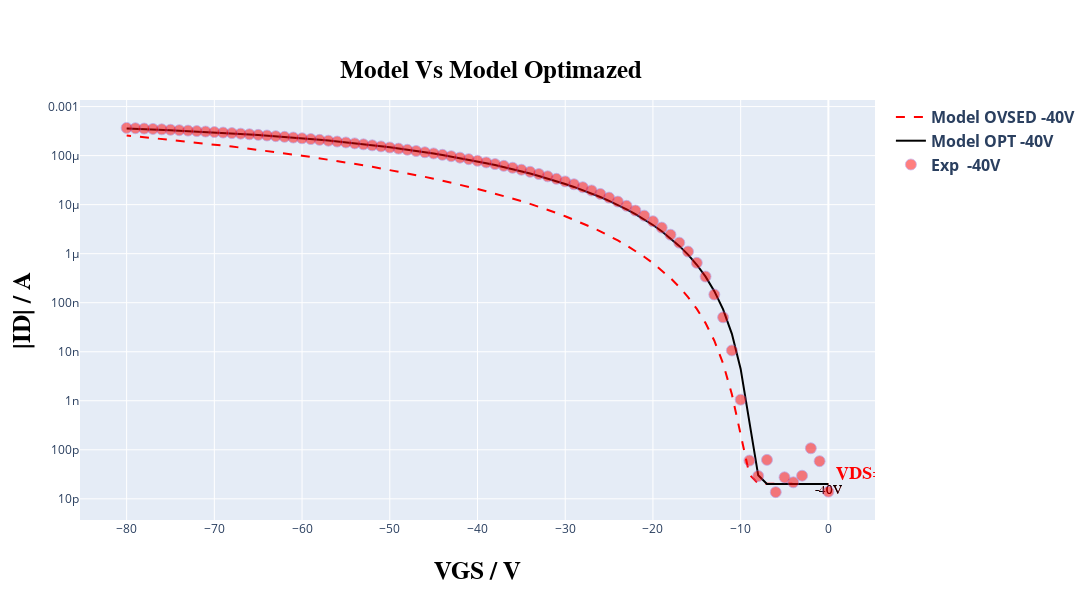
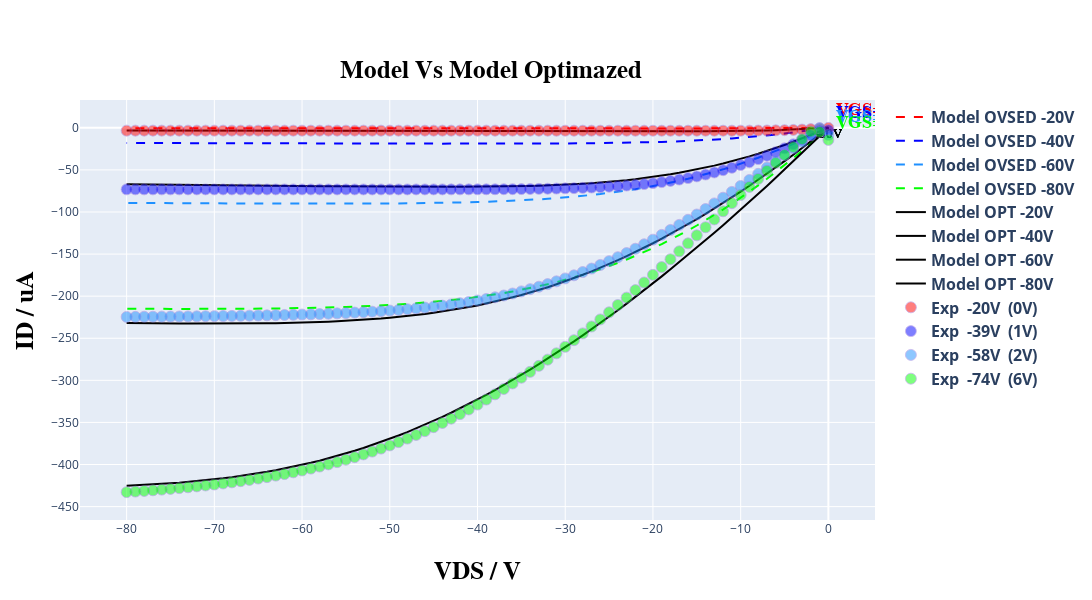

Notebook code for these charts, in order:
### Markdown cell above
---
## **Comparing** ✅
---
This section aims to evaluate the model's performance relative to the initial data. Visual observation allows assessing whether the model significantly outperformed the initial coefficients.

In this section, simply execute the cells below; no explicit modifications are required.

### Code cell
# @title #### **Print grafics plots of model Optimizad and model data.** { run: "auto" }
# @markdown ### ***Choice the plot that you want to view:***
# @markdown ---
option = 'Show both curves comp' # @param ["Show Transfer curve opt", "Show output curve opt", "Show both curves opt", "Show Transfer curve comp", "Show output curve comp", "Show both curves comp"]

model_opt = create_optimized_model(read, TFTModel, n_points, type_curve_plot, coeff_opt, input_voltage, Vv, load_idleak, width_t, count_transfer, tp_tst, settings['experimental_data_scale_transfer'], settings['current_typic'], resistance, current)

in_model_data_opt, in_exp_data_opt, out_model_data_opt, out_exp_data_opt, in_model_data_comp, in_exp_data_comp, out_model_data_comp, out_exp_data_comp = get_model_data(read, count_transfer, count_output, Vv, Id, model_opt, model, compare=True)

plot_curves(option, plot, list_tension, list_tension_shift, count_transfer, in_model_data_comp, out_model_data_comp, in_exp_data_comp, out_exp_data_comp, shift_list, settings['select_files'], settings['current_typic'], type_curve_plot, compare=True)

read.compute_relative_distance(Id, model_opt)
print('\n\n')

### Figure 1 — Plotly figure (JSON) as saved in the notebook; plotly's stock layout.template omitted (floating-point values rounded to 4 significant figures)
{"data": [{"line": {"color": "rgb(255, 0, 0)", "dash": "dash"}, "mode": "lines+text", "name": "<b>Model OVSED<b> <b>-40V<b>", "text": ["-40V"], "textfont": {"color": "rgb(255, 0, 0)", "family": "Times New Roman", "size": 13}, "textposition": "bottom center", "type": "scatter", "x": [0, -1, -2, -3, -4, -5, -6, -7, -8, -9, -10, -11, -12, -13, -14, -15, -16, -17, -18, -19, -20, -21, -22, -23, -24, -25, -26, -27, -28, -29, -30, -31, -32, -33, -34, -35, -36, -37, -38, -39, -40, -41, -42, -43, -44, -45, -46, -47, -48, -49, -50, -51, -52, -53, -54, -55, -56, -57, -58, -59, -60, -61, -62, -63, -64, -65, -66, -67, -68, -69, -70, -71, -72, -73, -74, -75, -76, -77, -78, -79, -80], "y": [2e-11, 2e-11, 2e-11, 2e-11, 2e-11, 2e-11, 2e-11, 2.001e-11, 2.04e-11, 3.121e-11, 1.941e-10, 1.354e-09, 5.755e-09, 1.679e-08, 3.838e-08, 7.475e-08, 1.304e-07, 2.099e-07, 3.182e-07, 4.604e-07, 6.416e-07, 8.672e-07, 1.142e-06, 1.473e-06, 1.864e-06, 2.322e-06, 2.852e-06, 3.459e-06, 4.15e-06, 4.929e-06, 5.804e-06, 6.778e-06, 7.858e-06, 9.049e-06, 1.036e-05, 1.178e-05, 1.334e-05, 1.503e-05, 1.685e-05, 1.882e-05, 2.093e-05, 2.319e-05, 2.561e-05, 2.819e-05, 3.092e-05, 3.383e-05, 3.691e-05, 4.016e-05, 4.359e-05, 4.72e-05, 5.099e-05, 5.497e-05, 5.914e-05, 6.35e-05, 6.805e-05, 7.28e-05, 7.774e-05, 8.288e-05, 8.823e-05, 9.377e-05, 9.951e-05, 0.0001055, 0.0001116, 0.000118, 0.0001245, 0.0001313, 0.0001382, 0.0001454, 0.0001527, 0.0001603, 0.0001681, 0.000176, 0.0001842, 0.0001925, 0.000201, 0.0002097, 0.0002186, 0.0002277, 0.000237, 0.0002464, 0.000256]}, {"line": {"color": "black", "dash": "solid"}, "mode": "lines+text", "name": "<b>Model OPT<b> <b>-40V<b>", "text": ["-40V"], "textfont": {"color": "black", "family": "Times New Roman", "size": 13}, "textposition": "bottom center", "type": "scatter", "x": [0, -1, -2, -3, -4, -5, -6, -7, -8, -9, -10, -11, -12, -13, -14, -15, -16, -17, -18, -19, -20, -21, -22, -23, -24, -25, -26, -27, -28, -29, -30, -31, -32, -33, -34, -35, -36, -37, -38, -39, -40, -41, -42, -43, -44, -45, -46, -47, -48, -49, -50, -51, -52, -53, -54, -55, -56, -57, -58, -59, -60, -61, -62, -63, -64, -65, -66, -67, -68, -69, -70, -71, -72, -73, -74, -75, -76, -77, -78, -79, -80], "y": [2e-11, 2e-11, 2e-11, 2e-11, 2e-11, 2e-11, 2e-11, 2.015e-11, 3.017e-11, 3.817e-10, 4.459e-09, 2.323e-08, 7.318e-08, 1.724e-07, 3.398e-07, 5.944e-07, 9.556e-07, 1.443e-06, 2.074e-06, 2.869e-06, 3.843e-06, 5.013e-06, 6.396e-06, 8.003e-06, 9.848e-06, 1.194e-05, 1.43e-05, 1.691e-05, 1.981e-05, 2.298e-05, 2.643e-05, 3.016e-05, 3.418e-05, 3.848e-05, 4.306e-05, 4.791e-05, 5.304e-05, 5.843e-05, 6.408e-05, 6.997e-05, 7.611e-05, 8.246e-05, 8.904e-05, 9.581e-05, 0.0001028, 0.0001099, 0.0001172, 0.0001246, 0.0001322, 0.0001399, 0.0001476, 0.0001555, 0.0001634, 0.0001713, 0.0001793, 0.0001872, 0.0001952, 0.0002031, 0.000211, 0.0002188, 0.0002265, 0.0002342, 0.0002418, 0.0002493, 0.0002566, 0.0002639, 0.000271, 0.000278, 0.0002848, 0.0002915, 0.0002981, 0.0003045, 0.0003108, 0.0003169, 0.0003228, 0.0003286, 0.0003343, 0.0003398, 0.0003451, 0.0003503, 0.0003554]}, {"marker": {"color": "rgb(255, 0, 0)", "line": {"color": "MediumPurple", "width": 0.8}, "opacity": 0.5, "size": 11}, "mode": "markers+text", "name": "<b>Exp <b> <b>-40V<b>", "text": ["<b>VDS<b>=-40V"], "textfont": {"color": "rgb(255, 0, 0)", "family": "Times New Roman", "size": 18}, "textposition": "top right", "type": "scatter", "x": [0, -1, -2, -3, -4, -5, -6, -7, -8, -9, -10, -11, -12, -13, -14, -15, -16, -17, -18, -19, -20, -21, -22, -23, -24, -25, -26, -27, -28, -29, -30, -31, -32, -33, -34, -35, -36, -37, -38, -39, -40, -41, -42, -43, -44, -45, -46, -47, -48, -49, -50, -51, -52, -53, -54, -55, -56, -57, -58, -59, -60, -61, -62, -63, -64, -65, -66, -67, -68, -69, -70, -71, -72, -73, -74, -75, -76, -77, -78, -79, -80], "y": [1.399e-11, 5.865e-11, 1.076e-10, 2.964e-11, 2.174e-11, 2.748e-11, 1.371e-11, 6.235e-11, 2.923e-11, 6.037e-11, 1.054e-09, 1.063e-08, 5.042e-08, 1.468e-07, 3.417e-07, 6.505e-07, 1.105e-06, 1.676e-06, 2.436e-06, 3.402e-06, 4.578e-06, 5.968e-06, 7.592e-06, 9.455e-06, 1.153e-05, 1.391e-05, 1.656e-05, 1.947e-05, 2.265e-05, 2.606e-05, 2.974e-05, 3.365e-05, 3.78e-05, 4.216e-05, 4.677e-05, 5.155e-05, 5.657e-05, 6.178e-05, 6.717e-05, 7.262e-05, 7.852e-05, 8.462e-05, 9.087e-05, 9.73e-05, 0.0001039, 0.0001107, 0.000117, 0.0001242, 0.0001315, 0.0001389, 0.0001464, 0.0001541, 0.0001618, 0.0001697, 0.0001775, 0.0001855, 0.0001935, 0.0002015, 0.0002096, 0.0002176, 0.0002256, 0.0002335, 0.0002415, 0.0002493, 0.0002572, 0.000265, 0.0002727, 0.0002802, 0.0002877, 0.0002951, 0.0003024, 0.0003095, 0.0003165, 0.0003235, 0.0003302, 0.0003368, 0.0003433, 0.0003497, 0.000356, 0.000362, 0.0003679]}], "layout": {"height": 600, "legend": {"font": {"size": 16}}, "title": {"font": {"color": "black", "family": "Overpass", "size": 25}, "text": "<b>Model Vs Model Optimazed<b>", "x": 0.45, "y": 0.9}, "width": 1100, "xaxis": {"title": {"font": {"color": "black", "family": "Overpass", "size": 25}, "standoff": 25, "text": "<b>VGS / V<b>"}}, "yaxis": {"title": {"font": {"color": "black", "family": "Overpass", "size": 25}, "standoff": 10, "text": "<b>|ID| / A<b>"}, "type": "log"}}}

### Figure 2 — Plotly figure (JSON) as saved in the notebook; plotly's stock layout.template omitted (floating-point values rounded to 4 significant figures)
{"data": [{"line": {"color": "rgb(255, 0, 0)", "dash": "dash"}, "mode": "lines+text", "name": "<b>Model OVSED<b> <b>-20V<b>", "text": ["-20V"], "textfont": {"color": "rgb(255, 0, 0)", "family": "Times New Roman", "size": 13}, "textposition": "bottom center", "type": "scatter", "x": [0, -1, -2, -3, -4, -5, -6, -7, -8, -9, -10, -11, -12, -13, -14, -15, -16, -17, -18, -19, -20, -21, -22, -23, -24, -25, -26, -27, -28, -29, -30, -31, -32, -33, -34, -35, -36, -37, -38, -39, -40, -41, -42, -43, -44, -45, -46, -47, -48, -49, -50, -51, -52, -53, -54, -55, -56, -57, -58, -59, -60, -61, -62, -63, -64, -65, -66, -67, -68, -69, -70, -71, -72, -73, -74, -75, -76, -77, -78, -79, -80], "y": [-2e-05, -0.1162, -0.2204, -0.3119, -0.3905, -0.4568, -0.5115, -0.5558, -0.5909, -0.6183, -0.6392, -0.6547, -0.6661, -0.6741, -0.6795, -0.6829, -0.6848, -0.6856, -0.6856, -0.6849, -0.6838, -0.6823, -0.6807, -0.6788, -0.6768, -0.6748, -0.6726, -0.6705, -0.6683, -0.6661, -0.6639, -0.6616, -0.6594, -0.6572, -0.6549, -0.6527, -0.6505, -0.6483, -0.646, -0.6438, -0.6416, -0.6394, -0.6372, -0.635, -0.6328, -0.6306, -0.6285, -0.6263, -0.6241, -0.622, -0.6198, -0.6177, -0.6155, -0.6134, -0.6112, -0.6091, -0.607, -0.6049, -0.6027, -0.6006, -0.5985, -0.5964, -0.5943, -0.5922, -0.5902, -0.5881, -0.586, -0.5839, -0.5819, -0.5798, -0.5778, -0.5757, -0.5737, -0.5716, -0.5696, -0.5676, -0.5655, -0.5635, -0.5615, -0.5595, -0.5575]}, {"line": {"color": "rgb(0, 0, 255)", "dash": "dash"}, "mode": "lines+text", "name": "<b>Model OVSED<b> <b>-40V<b>", "text": ["-40V"], "textfont": {"color": "rgb(0, 0, 255)", "family": "Times New Roman", "size": 13}, "textposition": "bottom center", "type": "scatter", "x": [0, -1, -2, -3, -4, -5, -6, -7, -8, -9, -10, -11, -12, -13, -14, -15, -16, -17, -18, -19, -20, -21, -22, -23, -24, -25, -26, -27, -28, -29, -30, -31, -32, -33, -34, -35, -36, -37, -38, -39, -40, -41, -42, -43, -44, -45, -46, -47, -48, -49, -50, -51, -52, -53, -54, -55, -56, -57, -58, -59, -60, -61, -62, -63, -64, -65, -66, -67, -68, -69, -70, -71, -72, -73, -74, -75, -76, -77, -78, -79, -80], "y": [-2e-05, -1.515, -2.963, -4.34, -5.644, -6.874, -8.028, -9.106, -10.11, -11.04, -11.89, -12.68, -13.4, -14.05, -14.64, -15.18, -15.66, -16.08, -16.47, -16.81, -17.11, -17.37, -17.6, -17.8, -17.98, -18.13, -18.26, -18.37, -18.46, -18.54, -18.61, -18.66, -18.71, -18.74, -18.77, -18.79, -18.8, -18.81, -18.82, -18.82, -18.82, -18.81, -18.8, -18.8, -18.78, -18.77, -18.76, -18.74, -18.72, -18.71, -18.69, -18.67, -18.65, -18.63, -18.61, -18.59, -18.57, -18.55, -18.53, -18.51, -18.49, -18.46, -18.44, -18.42, -18.4, -18.38, -18.36, -18.33, -18.31, -18.29, -18.27, -18.25, -18.23, -18.2, -18.18, -18.16, -18.14, -18.12, -18.09, -18.07, -18.05]}, {"line": {"color": "rgb(30, 144, 255)", "dash": "dash"}, "mode": "lines+text", "name": "<b>Model OVSED<b> <b>-60V<b>", "text": ["-60V"], "textfont": {"color": "rgb(30, 144, 255)", "family": "Times New Roman", "size": 13}, "textposition": "bottom center", "type": "scatter", "x": [0, -1, -2, -3, -4, -5, -6, -7, -8, -9, -10, -11, -12, -13, -14, -15, -16, -17, -18, -19, -20, -21, -22, -23, -24, -25, -26, -27, -28, -29, -30, -31, -32, -33, -34, -35, -36, -37, -38, -39, -40, -41, -42, -43, -44, -45, -46, -47, -48, -49, -50, -51, -52, -53, -54, -55, -56, -57, -58, -59, -60, -61, -62, -63, -64, -65, -66, -67, -68, -69, -70, -71, -72, -73, -74, -75, -76, -77, -78, -79, -80], "y": [-2e-05, -4.979, -9.81, -14.49, -19.01, -23.38, -27.58, -31.62, -35.49, -39.2, -42.74, -46.11, -49.32, -52.36, -55.25, -57.97, -60.54, -62.95, -65.22, -67.35, -69.33, -71.19, -72.91, -74.51, -75.99, -77.37, -78.63, -79.8, -80.87, -81.85, -82.75, -83.57, -84.32, -85.0, -85.62, -86.17, -86.68, -87.13, -87.54, -87.9, -88.23, -88.52, -88.77, -89.0, -89.2, -89.37, -89.52, -89.65, -89.76, -89.85, -89.93, -90.0, -90.05, -90.09, -90.12, -90.14, -90.15, -90.15, -90.15, -90.14, -90.12, -90.1, -90.08, -90.05, -90.02, -89.98, -89.94, -89.9, -89.86, -89.81, -89.76, -89.71, -89.66, -89.61, -89.56, -89.51, -89.45, -89.39, -89.34, -89.28, -89.22]}, {"line": {"color": "rgb(0, 255, 0)", "dash": "dash"}, "mode": "lines+text", "name": "<b>Model OVSED<b> <b>-80V<b>", "text": ["-80V"], "textfont": {"color": "rgb(0, 255, 0)", "family": "Times New Roman", "size": 13}, "textposition": "bottom center", "type": "scatter", "x": [0, -1, -2, -3, -4, -5, -6, -7, -8, -9, -10, -11, -12, -13, -14, -15, -16, -17, -18, -19, -20, -21, -22, -23, -24, -25, -26, -27, -28, -29, -30, -31, -32, -33, -34, -35, -36, -37, -38, -39, -40, -41, -42, -43, -44, -45, -46, -47, -48, -49, -50, -51, -52, -53, -54, -55, -56, -57, -58, -59, -60, -61, -62, -63, -64, -65, -66, -67, -68, -69, -70, -71, -72, -73, -74, -75, -76, -77, -78, -79, -80], "y": [-2e-05, -9.309, -18.41, -27.29, -35.96, -44.4, -52.62, -60.61, -68.37, -75.89, -83.18, -90.23, -97.04, -103.6, -110.0, -116.0, -121.9, -127.5, -132.9, -138.1, -143.0, -147.7, -152.2, -156.5, -160.5, -164.3, -168.0, -171.4, -174.7, -177.7, -180.6, -183.3, -185.9, -188.2, -190.5, -192.6, -194.5, -196.3, -198.0, -199.6, -201.0, -202.4, -203.6, -204.8, -205.8, -206.8, -207.7, -208.5, -209.2, -209.9, -210.5, -211.1, -211.6, -212.1, -212.5, -212.9, -213.2, -213.5, -213.8, -214.0, -214.2, -214.4, -214.6, -214.7, -214.8, -214.9, -215.0, -215.1, -215.1, -215.2, -215.2, -215.2, -215.2, -215.2, -215.2, -215.1, -215.1, -215.1, -215.0, -215.0, -214.9]}, {"line": {"color": "black", "dash": "solid"}, "mode": "lines+text", "name": "<b>Model OPT<b> <b>-20V<b>", "text": ["-20V"], "textfont": {"color": "black", "family": "Times New Roman", "size": 13}, "textposition": "bottom center", "type": "scatter", "x": [0, -1, -2, -3, -4, -5, -6, -7, -8, -9, -10, -11, -12, -13, -14, -15, -16, -17, -18, -19, -20, -21, -22, -23, -24, -25, -26, -27, -28, -29, -30, -31, -32, -33, -34, -35, -36, -37, -38, -39, -40, -41, -42, -43, -44, -45, -46, -47, -48, -49, -50, -51, -52, -53, -54, -55, -56, -57, -58, -59, -60, -61, -62, -63, -64, -65, -66, -67, -68, -69, -70, -71, -72, -73, -74, -75, -76, -77, -78, -79, -80], "y": [-2e-05, -0.6041, -1.156, -1.653, -2.095, -2.482, -2.816, -3.1, -3.337, -3.534, -3.693, -3.82, -3.92, -3.997, -4.054, -4.095, -4.124, -4.142, -4.152, -4.155, -4.153, -4.148, -4.139, -4.128, -4.115, -4.101, -4.086, -4.07, -4.053, -4.036, -4.019, -4.002, -3.984, -3.967, -3.949, -3.931, -3.914, -3.896, -3.878, -3.86, -3.843, -3.825, -3.808, -3.79, -3.773, -3.755, -3.738, -3.721, -3.704, -3.686, -3.669, -3.652, -3.635, -3.618, -3.601, -3.584, -3.568, -3.551, -3.534, -3.517, -3.501, -3.484, -3.468, -3.451, -3.435, -3.418, -3.402, -3.386, -3.37, -3.354, -3.337, -3.321, -3.305, -3.289, -3.274, -3.258, -3.242, -3.226, -3.211, -3.195, -3.179]}, {"line": {"color": "black", "dash": "solid"}, "mode": "lines+text", "name": "<b>Model OPT<b> <b>-40V<b>", "text": ["-40V"], "textfont": {"color": "black", "family": "Times New Roman", "size": 13}, "textposition": "bottom center", "type": "scatter", "x": [0, -1, -2, -3, -4, -5, -6, -7, -8, -9, -10, -11, -12, -13, -14, -15, -16, -17, -18, -19, -20, -21, -22, -23, -24, -25, -26, -27, -28, -29, -30, -31, -32, -33, -34, -35, -36, -37, -38, -39, -40, -41, -42, -43, -44, -45, -46, -47, -48, -49, -50, -51, -52, -53, -54, -55, -56, -57, -58, -59, -60, -61, -62, -63, -64, -65, -66, -67, -68, -69, -70, -71, -72, -73, -74, -75, -76, -77, -78, -79, -80], "y": [-2e-05, -4.379, -8.608, -12.69, -16.61, -20.38, -24.0, -27.46, -30.76, -33.91, -36.89, -39.72, -42.4, -44.92, -47.28, -49.5, -51.56, -53.48, -55.26, -56.9, -58.41, -59.79, -61.05, -62.2, -63.24, -64.17, -65.01, -65.76, -66.43, -67.02, -67.53, -67.99, -68.38, -68.72, -69.01, -69.26, -69.47, -69.64, -69.78, -69.89, -69.97, -70.03, -70.08, -70.1, -70.11, -70.1, -70.08, -70.06, -70.02, -69.97, -69.92, -69.86, -69.79, -69.72, -69.65, -69.57, -69.49, -69.4, -69.31, -69.23, -69.14, -69.04, -68.95, -68.86, -68.76, -68.66, -68.57, -68.47, -68.37, -68.27, -68.17, -68.07, -67.97, -67.87, -67.77, -67.67, -67.57, -67.47, -67.37, -67.27, -67.17]}, {"line": {"color": "black", "dash": "solid"}, "mode": "lines+text", "name": "<b>Model OPT<b> <b>-60V<b>", "text": ["-60V"], "textfont": {"color": "black", "family": "Times New Roman", "size": 13}, "textposition": "bottom center", "type": "scatter", "x": [0, -1, -2, -3, -4, -5, -6, -7, -8, -9, -10, -11, -12, -13, -14, -15, -16, -17, -18, -19, -20, -21, -22, -23, -24, -25, -26, -27, -28, -29, -30, -31, -32, -33, -34, -35, -36, -37, -38, -39, -40, -41, -42, -43, -44, -45, -46, -47, -48, -49, -50, -51, -52, -53, -54, -55, -56, -57, -58, -59, -60, -61, -62, -63, -64, -65, -66, -67, -68, -69, -70, -71, -72, -73, -74, -75, -76, -77, -78, -79, -80], "y": [-2e-05, -8.172, -16.22, -24.13, -31.92, -39.57, -47.09, -54.47, -61.71, -68.82, -75.78, -82.59, -89.26, -95.78, -102.2, -108.4, -114.4, -120.4, -126.1, -131.7, -137.1, -142.4, -147.5, -152.4, -157.2, -161.8, -166.3, -170.5, -174.6, -178.5, -182.3, -185.9, -189.3, -192.6, -195.7, -198.6, -201.4, -204.0, -206.5, -208.8, -211.0, -213.0, -214.9, -216.7, -218.3, -219.8, -221.2, -222.5, -223.7, -224.7, -225.7, -226.6, -227.4, -228.2, -228.8, -229.4, -229.9, -230.4, -230.8, -231.2, -231.5, -231.7, -232.0, -232.1, -232.3, -232.4, -232.5, -232.6, -232.6, -232.7, -232.7, -232.6, -232.6, -232.6, -232.5, -232.4, -232.4, -232.3, -232.2, -232.1, -232.0]}, {"line": {"color": "black", "dash": "solid"}, "mode": "lines+text", "name": "<b>Model OPT<b> <b>-80V<b>", "text": ["-80V"], "textfont": {"color": "black", "family": "Times New Roman", "size": 13}, "textposition": "bottom center", "type": "scatter", "x": [0, -1, -2, -3, -4, -5, -6, -7, -8, -9, -10, -11, -12, -13, -14, -15, -16, -17, -18, -19, -20, -21, -22, -23, -24, -25, -26, -27, -28, -29, -30, -31, -32, -33, -34, -35, -36, -37, -38, -39, -40, -41, -42, -43, -44, -45, -46, -47, -48, -49, -50, -51, -52, -53, -54, -55, -56, -57, -58, -59, -60, -61, -62, -63, -64, -65, -66, -67, -68, -69, -70, -71, -72, -73, -74, -75, -76, -77, -78, -79, -80], "y": [-2e-05, -10.12, -20.15, -30.1, -39.96, -49.74, -59.43, -69.03, -78.54, -87.95, -97.27, -106.5, -115.6, -124.6, -133.5, -142.4, -151.1, -159.7, -168.1, -176.5, -184.8, -192.9, -201.0, -208.9, -216.6, -224.3, -231.8, -239.2, -246.5, -253.7, -260.7, -267.5, -274.3, -280.8, -287.3, -293.6, -299.7, -305.7, -311.6, -317.3, -322.8, -328.2, -333.4, -338.5, -343.4, -348.2, -352.8, -357.2, -361.5, -365.6, -369.5, -373.3, -376.9, -380.4, -383.7, -386.9, -389.9, -392.7, -395.4, -398.0, -400.4, -402.7, -404.8, -406.8, -408.7, -410.5, -412.1, -413.6, -415.1, -416.4, -417.6, -418.7, -419.7, -420.7, -421.5, -422.3, -423.0, -423.7, -424.3, -424.8, -425.2]}, {"marker": {"color": "rgb(255, 0, 0)", "line": {"color": "MediumPurple", "width": 0.8}, "opacity": 0.5, "size": 11}, "mode": "markers+text", "name": "<b>Exp <b> <b>-20V<b> <b> (0V)<b>", "text": ["<b>VGS<b>=-20V  (0)"], "textfont": {"color": "rgb(255, 0, 0)", "family": "Times New Roman", "size": 18}, "textposition": "top right", "type": "scatter", "x": [0, -1, -2, -3, -4, -5, -6, -7, -8, -9, -10, -11, -12, -13, -14, -15, -16, -17, -18, -19, -20, -21, -22, -23, -24, -25, -26, -27, -28, -29, -30, -31, -32, -33, -34, -35, -36, -37, -38, -39, -40, -41, -42, -43, -44, -45, -46, -47, -48, -49, -50, -51, -52, -53, -54, -55, -56, -57, -58, -59, -60, -61, -62, -63, -64, -65, -66, -67, -68, -69, -70, -71, -72, -73, -74, -75, -76, -77, -78, -79, -80], "y": [-0.07059, -0.8353, -1.54, -2.087, -2.501, -2.805, -3.025, -3.178, -3.283, -3.351, -3.393, -3.418, -3.433, -3.44, -3.443, -3.444, -3.443, -3.442, -3.44, -3.438, -3.435, -3.433, -3.43, -3.428, -3.426, -3.423, -3.421, -3.419, -3.416, -3.414, -3.412, -3.41, -3.408, -3.406, -3.404, -3.402, -3.401, -3.399, -3.397, -3.395, -3.393, -3.391, -3.39, -3.388, -3.386, -3.385, -3.383, -3.381, -3.38, -3.379, -3.377, -3.376, -3.374, -3.373, -3.372, -3.37, -3.369, -3.368, -3.366, -3.365, -3.364, -3.362, -3.361, -3.36, -3.359, -3.358, -3.356, -3.355, -3.354, -3.353, -3.352, -3.351, -3.35, -3.349, -3.348, -3.346, -3.345, -3.344, -3.343, -3.342, -3.342]}, {"marker": {"color": "rgb(0, 0, 255)", "line": {"color": "MediumPurple", "width": 0.8}, "opacity": 0.5, "size": 11}, "mode": "markers+text", "name": "<b>Exp <b> <b>-39V<b> <b> (1V)<b>", "text": ["<b>VGS<b>=-40V  (1)"], "textfont": {"color": "rgb(0, 0, 255)", "family": "Times New Roman", "size": 18}, "textposition": "top right", "type": "scatter", "x": [0, -1, -2, -3, -4, -5, -6, -7, -8, -9, -10, -11, -12, -13, -14, -15, -16, -17, -18, -19, -20, -21, -22, -23, -24, -25, -26, -27, -28, -29, -30, -31, -32, -33, -34, -35, -36, -37, -38, -39, -40, -41, -42, -43, -44, -45, -46, -47, -48, -49, -50, -51, -52, -53, -54, -55, -56, -57, -58, -59, -60, -61, -62, -63, -64, -65, -66, -67, -68, -69, -70, -71, -72, -73, -74, -75, -76, -77, -78, -79, -80], "y": [-2.752, -3.257, -8.978, -14.35, -19.51, -24.35, -28.91, -33.16, -37.14, -40.84, -44.27, -47.45, -50.36, -53.04, -55.47, -57.69, -59.68, -61.47, -63.06, -64.48, -65.72, -66.82, -67.77, -68.6, -69.33, -69.95, -70.49, -70.95, -71.34, -71.66, -71.94, -72.17, -72.36, -72.52, -72.65, -72.76, -72.85, -72.92, -72.98, -73.02, -73.06, -73.09, -73.11, -73.13, -73.14, -73.15, -73.16, -73.17, -73.18, -73.18, -73.19, -73.19, -73.19, -73.19, -73.19, -73.19, -73.18, -73.18, -73.18, -73.18, -73.18, -73.18, -73.18, -73.17, -73.17, -73.16, -73.16, -73.15, -73.15, -73.14, -73.14, -73.14, -73.14, -73.14, -73.13, -73.13, -73.12, -73.12, -73.11, -73.11, -73.1]}, {"marker": {"color": "rgb(30, 144, 255)", "line": {"color": "MediumPurple", "width": 0.8}, "opacity": 0.5, "size": 11}, "mode": "markers+text", "name": "<b>Exp <b> <b>-58V<b> <b> (2V)<b>", "text": ["<b>VGS<b>=-60V  (2)"], "textfont": {"color": "rgb(30, 144, 255)", "family": "Times New Roman", "size": 18}, "textposition": "top right", "type": "scatter", "x": [0, -1, -2, -3, -4, -5, -6, -7, -8, -9, -10, -11, -12, -13, -14, -15, -16, -17, -18, -19, -20, -21, -22, -23, -24, -25, -26, -27, -28, -29, -30, -31, -32, -33, -34, -35, -36, -37, -38, -39, -40, -41, -42, -43, -44, -45, -46, -47, -48, -49, -50, -51, -52, -53, -54, -55, -56, -57, -58, -59, -60, -61, -62, -63, -64, -65, -66, -67, -68, -69, -70, -71, -72, -73, -74, -75, -76, -77, -78, -79, -80], "y": [-8.227, -0.287, -8.565, -16.58, -24.48, -32.2, -39.81, -47.29, -54.68, -61.93, -69.06, -76.11, -83.01, -89.81, -96.46, -103.0, -109.3, -115.3, -121.3, -127.2, -132.9, -138.4, -143.7, -148.8, -153.7, -158.4, -162.9, -167.2, -171.3, -175.2, -178.9, -182.4, -185.7, -188.8, -191.7, -194.3, -196.9, -199.2, -201.3, -203.4, -205.2, -206.9, -208.5, -209.9, -211.2, -212.4, -213.6, -214.6, -215.5, -216.3, -217.1, -217.8, -218.4, -219.0, -219.5, -220.0, -220.4, -220.8, -221.2, -221.5, -221.8, -222.1, -222.3, -222.6, -222.8, -223.0, -223.2, -223.3, -223.5, -223.6, -223.7, -223.8, -224.0, -224.0, -224.1, -224.2, -224.3, -224.4, -224.5, -224.5, -224.6]}, {"marker": {"color": "rgb(0, 255, 0)", "line": {"color": "MediumPurple", "width": 0.8}, "opacity": 0.5, "size": 11}, "mode": "markers+text", "name": "<b>Exp <b> <b>-74V<b> <b> (6V)<b>", "text": ["<b>VGS<b>=-80V  (6)"], "textfont": {"color": "rgb(0, 255, 0)", "family": "Times New Roman", "size": 18}, "textposition": "top right", "type": "scatter", "x": [0, -1, -2, -3, -4, -5, -6, -7, -8, -9, -10, -11, -12, -13, -14, -15, -16, -17, -18, -19, -20, -21, -22, -23, -24, -25, -26, -27, -28, -29, -30, -31, -32, -33, -34, -35, -36, -37, -38, -39, -40, -41, -42, -43, -44, -45, -46, -47, -48, -49, -50, -51, -52, -53, -54, -55, -56, -57, -58, -59, -60, -61, -62, -63, -64, -65, -66, -67, -68, -69, -70, -71, -72, -73, -74, -75, -76, -77, -78, -79, -80], "y": [-14.39, -4.945, -4.364, -13.5, -22.86, -32.22, -41.65, -51.13, -60.68, -70.22, -79.83, -89.53, -99.16, -108.8, -118.1, -127.7, -137.3, -146.7, -156.1, -165.5, -174.7, -183.8, -192.8, -201.7, -210.5, -219.2, -227.7, -236.0, -244.2, -252.3, -260.2, -267.9, -275.4, -282.8, -289.9, -296.9, -303.7, -310.2, -316.6, -322.8, -328.8, -334.6, -340.1, -345.5, -350.6, -355.6, -360.3, -364.9, -369.2, -373.4, -377.3, -381.1, -384.6, -388.0, -391.2, -394.3, -397.1, -399.8, -402.4, -404.8, -407.1, -409.3, -411.3, -413.2, -415.0, -416.7, -418.3, -419.8, -421.2, -422.5, -423.7, -424.9, -426.0, -427.0, -428.0, -429.0, -429.8, -430.6, -431.4, -432.1, -432.8]}], "layout": {"height": 600, "legend": {"font": {"size": 16}}, "title": {"font": {"color": "black", "family": "Overpass", "size": 25}, "text": "<b>Model Vs Model Optimazed<b>", "x": 0.45, "y": 0.9}, "width": 1100, "xaxis": {"title": {"font": {"color": "black", "family": "Overpass", "size": 25}, "standoff": 25, "text": "<b>VDS / V<b>"}}, "yaxis": {"title": {"font": {"color": "black", "family": "Overpass", "size": 25}, "standoff": 10, "text": "<b>ID / uA<b>"}, "type": "linear"}}}
